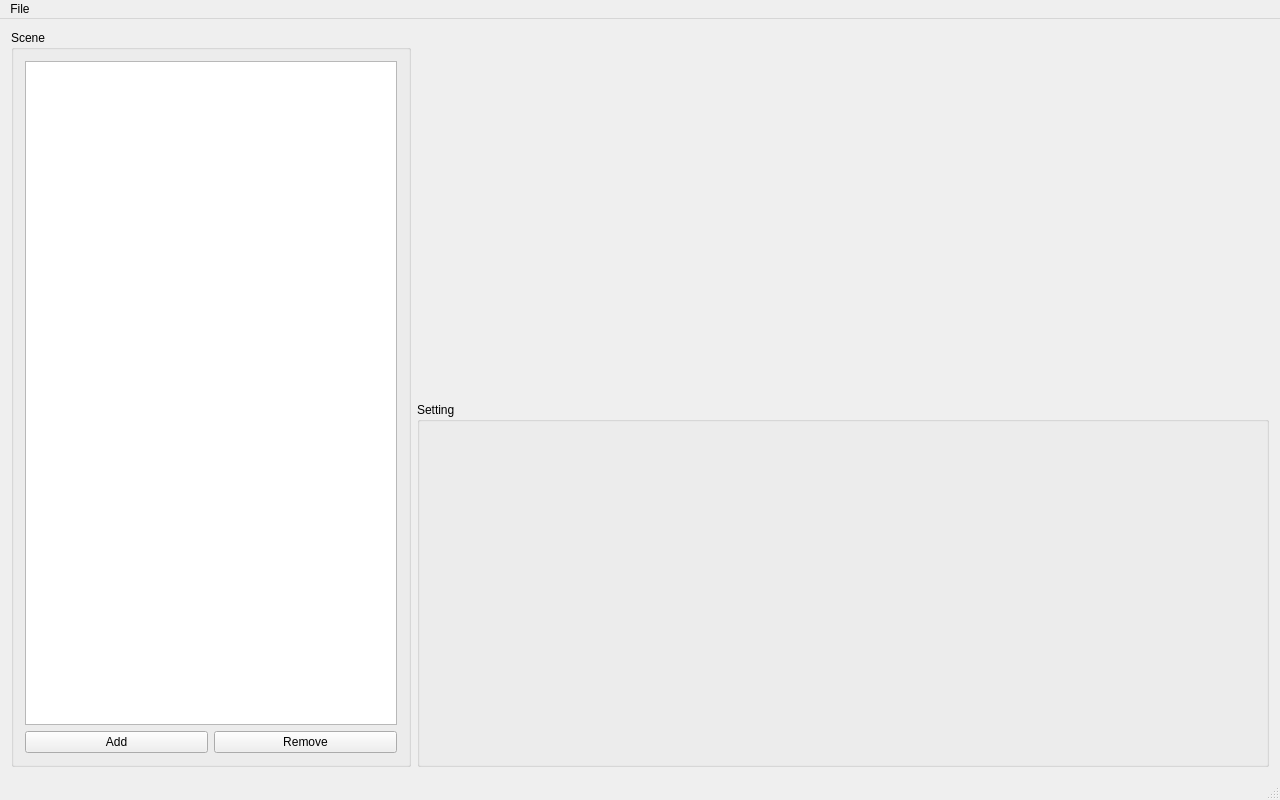
<?xml version="1.0" encoding="UTF-8"?>
<ui version="4.0">
 <class>QtRendererClass</class>
 <widget class="QMainWindow" name="QtRendererClass">
  <property name="geometry">
   <rect>
    <x>0</x>
    <y>0</y>
    <width>1280</width>
    <height>800</height>
   </rect>
  </property>
  <property name="minimumSize">
   <size>
    <width>1280</width>
    <height>800</height>
   </size>
  </property>
  <property name="windowTitle">
   <string>QtRenderer</string>
  </property>
  <widget class="QWidget" name="centralWidget">
   <layout class="QHBoxLayout" name="horizontalLayout" stretch="0,0">
    <item>
     <widget class="QGroupBox" name="groupBox">
      <property name="minimumSize">
       <size>
        <width>200</width>
        <height>0</height>
       </size>
      </property>
      <property name="maximumSize">
       <size>
        <width>400</width>
        <height>16777215</height>
       </size>
      </property>
      <property name="title">
       <string>Scene</string>
      </property>
      <layout class="QVBoxLayout" name="verticalLayout">
       <item>
        <widget class="QListWidget" name="listWidget"/>
       </item>
       <item>
        <layout class="QHBoxLayout" name="horizontalLayout_2">
         <item>
          <widget class="QPushButton" name="addButton">
           <property name="text">
            <string>Add</string>
           </property>
          </widget>
         </item>
         <item>
          <widget class="QPushButton" name="rmButton">
           <property name="text">
            <string>Remove</string>
           </property>
          </widget>
         </item>
        </layout>
       </item>
      </layout>
     </widget>
    </item>
    <item>
     <layout class="QVBoxLayout" name="verticalLayout_2">
      <item>
       <widget class="Renderer" name="rendererLabel">
        <property name="text">
         <string/>
        </property>
       </widget>
      </item>
      <item>
       <widget class="QGroupBox" name="groupBox_2">
        <property name="title">
         <string>Setting</string>
        </property>
       </widget>
      </item>
     </layout>
    </item>
   </layout>
  </widget>
  <widget class="QStatusBar" name="statusBar"/>
  <widget class="QMenuBar" name="menuBar">
   <property name="geometry">
    <rect>
     <x>0</x>
     <y>0</y>
     <width>1280</width>
     <height>22</height>
    </rect>
   </property>
   <widget class="QMenu" name="menuFile">
    <property name="title">
     <string>File</string>
    </property>
   </widget>
   <addaction name="menuFile"/>
  </widget>
 </widget>
 <layoutdefault spacing="6" margin="11"/>
 <customwidgets>
  <customwidget>
   <class>Renderer</class>
   <extends>QLabel</extends>
   <header>Renderer.h</header>
  </customwidget>
 </customwidgets>
 <resources>
  <include location="QtRenderer.qrc"/>
 </resources>
 <connections/>
</ui>
